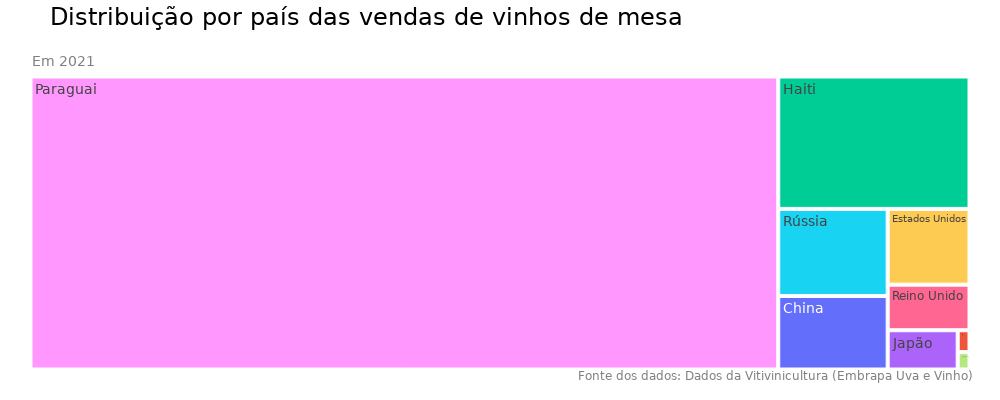

The notebook cell this image was saved under:
### Code cell
# Importando a biblioteca
import plotly.express as px

# Gerando o gráfico de árvore (TREEMAP)
fig = px.treemap(dados_dolar_anual_paises.query("Ano == 2021"),
                 path=[px.Constant("Em 2021"), 'País'],
                 values='Vendas_Dolar', color='País', title='Distribuição por país das vendas de vinhos de mesa',
                 color_discrete_map={'(?)': "white"})

# Ajustando o layout do gráfico
fig.update_layout(width=1000, height=400, margin = dict(t=50, l=25, r=25, b=25), font_family = 'DejaVu Sans',
                  font_size=14, font_color= "grey", title_font_color= "black", title_font_size=24)

fig.update_traces(hovertemplate='<b>Vendas:</b> = U$ %{value}')

fig.add_annotation(text='Fonte dos dados: <a href="http://vitibrasil.cnpuv.embrapa.br/index.php">'
                        'Dados da Vitivinicultura (Embrapa Uva e Vinho)</a>',
                   align="left", xref="paper", yref = "paper", x=1, y=-0.03, showarrow=False, font_size=12)
fig.show()

### Figure 1 — Plotly figure (JSON) as saved in the notebook; plotly's stock layout.template omitted (floating-point values rounded to 4 significant figures)
{"data": [{"branchvalues": "total", "customdata": [["Países Baixos"], ["Haiti"], ["Japão"], ["Espanha"], ["Rússia"], ["Reino Unido"], ["Alemanha"], ["Paraguai"], ["Estados Unidos"], ["China"], ["(?)"]], "domain": {"x": [0, 1], "y": [0, 1]}, "hovertemplate": "<b>Vendas:</b> = U$ %{value}", "ids": ["Em 2021/Países Baixos", "Em 2021/Haiti", "Em 2021/Japão", "Em 2021/Espanha", "Em 2021/Rússia", "Em 2021/Reino Unido", "Em 2021/Alemanha", "Em 2021/Paraguai", "Em 2021/Estados Unidos", "Em 2021/China", "Em 2021"], "labels": ["Países Baixos", "Haiti", "Japão", "Espanha", "Rússia", "Reino Unido", "Alemanha", "Paraguai", "Estados Unidos", "China", "Em 2021"], "marker": {"colors": ["#EF553B", "#00cc96", "#ab63fa", "#FFA15A", "#19d3f3", "#FF6692", "#B6E880", "#FF97FF", "#FECB52", "#636efa", "white"]}, "name": "", "parents": ["Em 2021", "Em 2021", "Em 2021", "Em 2021", "Em 2021", "Em 2021", "Em 2021", "Em 2021", "Em 2021", "Em 2021", ""], "type": "treemap", "values": [8484, 831181, 90275, 0, 312926, 122394, 6741, 7192362, 203554, 264116, 9032033]}], "layout": {"annotations": [{"align": "left", "font": {"size": 12}, "showarrow": false, "text": "Fonte dos dados: <a href=\"http://vitibrasil.cnpuv.embrapa.br/index.php\">Dados da Vitivinicultura (Embrapa Uva e Vinho)</a>", "x": 1, "xref": "paper", "y": -0.03, "yref": "paper"}], "font": {"color": "grey", "family": "DejaVu Sans", "size": 14}, "height": 400, "legend": {"tracegroupgap": 0}, "margin": {"b": 25, "l": 25, "r": 25, "t": 50}, "title": {"font": {"color": "black", "size": 24}, "text": "Distribuição por país das vendas de vinhos de mesa"}, "width": 1000}}
